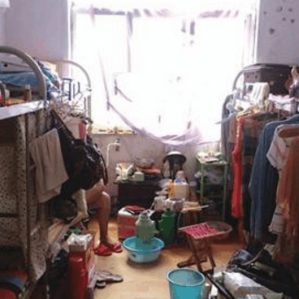
#> input picture archive/images/train/messy/93.png, 299 x 299 px
$ python classification_images.py
#> lines starting #> are read from the running program, lines starting #| are printed output that depends on the picture

import numpy as np
import pandas as pd
import matplotlib.pyplot as plt
import cv2
import os
from random import shuffle
from tqdm import tqdm
from PIL import Image

import warnings
warnings.filterwarnings('ignore')
import os
print(os.listdir("archive/images/"))

train_messy = "archive/images/images/train/messy/"
train_clean= "archive/images/images/train/clean/"
test_messy= "archive/images/images/val/messy/"
test_clean= "archive/images/images/val/clean/"
image_size = 128
Image.open(open("archive/images/images/train/clean/93.png", 'rb'))
for image in tqdm(os.listdir(train_messy)):
    path = os.path.join(train_messy, image)
    img = cv2.imread(path, cv2.IMREAD_GRAYSCALE)
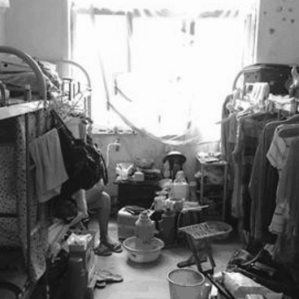
#> img: shape (299, 299); min 15, max 255, mean 130.4
    img = cv2.resize(img, (image_size, image_size)).flatten()
#> img = 16384 values, max 254 at index 1356, min 16 at index 14827, mean 130.2
    np_img=np.asarray(img)
#> np_img has the same summary as img

for image2 in tqdm(os.listdir(train_clean)):
    path = os.path.join(train_clean, image2)
    img2 = cv2.imread(path, cv2.IMREAD_GRAYSCALE)
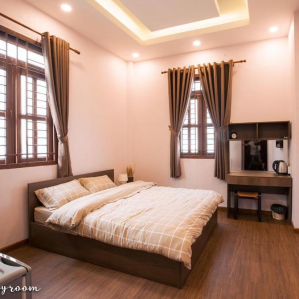
#> input picture archive/images/images/train/clean/11.png, 299 x 299 px
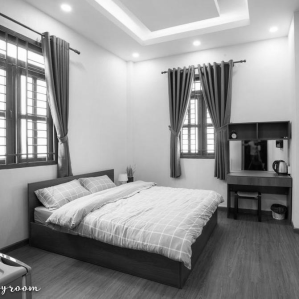
#> img2: shape (299, 299); min 2, max 255, mean 147.4
    img2 = cv2.resize(img2, (image_size, image_size)).flatten()
#> img2 = 16384 values, max 254 at index 1653, min 3 at index 9196, mean 147.2
    np_img2=np.asarray(img2)
#> np_img2 has the same summary as img2
plt.figure(figsize=(10,10))
plt.subplot(1, 2, 1)
plt.imshow(np_img.reshape(image_size, image_size))
plt.axis('off')
plt.show()
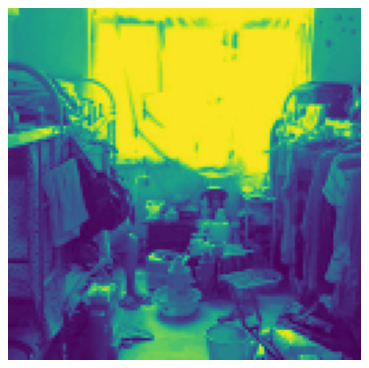
#> figure drawn by matplotlib, 1 panel
plt.subplot(1, 2, 2)
plt.imshow(np_img2.reshape(image_size, image_size))
plt.axis('off')
plt.title("Messy and Clean Rooms in GrayScale")
plt.show()
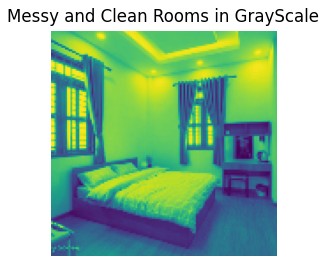
#> figure drawn by matplotlib, 1 panel
def train_data():
    train_data_messy = []
    train_data_clean=[]
    for image1 in tqdm(os.listdir(train_messy)):
        path = os.path.join(train_messy, image)
        img1 = cv2.imread(path, cv2.IMREAD_GRAYSCALE)
        img1 = cv2.resize(img1, (image_size, image_size))
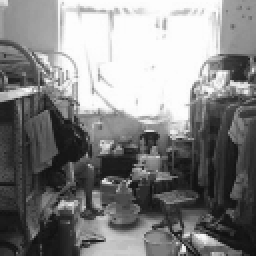
#> img1: shape (128, 128) (shown 2 times larger); min 16, max 254, mean 130.2
        train_data_messy.append(img1)
    for image2 in tqdm(os.listdir(train_clean)):
        path = os.path.join(train_clean, image)
        img2 = cv2.imread(path, cv2.IMREAD_GRAYSCALE)
        img2 = cv2.resize(img2, (image_size, image_size))
        train_data_clean.append(img2)

    train_data= np.concatenate((np.asarray(train_data_messy),np.asarray(train_data_clean)),axis=0)
    return train_data
def test_data():
    test_data_messy = []
    test_data_clean=[]
    for image1 in tqdm(os.listdir(test_messy)):
        path = os.path.join(test_messy, image1)
        img1 = cv2.imread(path, cv2.IMREAD_GRAYSCALE)
        img1 = cv2.resize(img1, (image_size, image_size))
        test_data_messy.append(img1)
    for image2 in tqdm(os.listdir(test_clean)):
        path = os.path.join(test_clean, image2)
        img2 = cv2.imread(path, cv2.IMREAD_GRAYSCALE)
        img2 = cv2.resize(img2, (image_size, image_size))
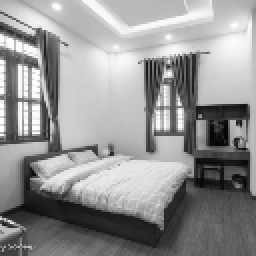
#> img2: shape (128, 128) (shown 2 times larger); min 3, max 254, mean 147.2
        test_data_clean.append(img2)

    test_data= np.concatenate((np.asarray(test_data_messy),np.asarray(test_data_clean)),axis=0)
    return test_data
train_data = train_data()
test_data = test_data()
x_data=np.concatenate((train_data,test_data),axis=0)
x_data = (x_data-np.min(x_data))/(np.max(x_data)-np.min(x_data))
z1 = np.zeros(96)
o1 = np.ones(96)
Y_train = np.concatenate((o1, z1), axis=0)
z = np.zeros(10)
o = np.ones(10)
Y_test = np.concatenate((o, z), axis=0)
#> (the run stopped early here; a loop or call above may not have finished)
